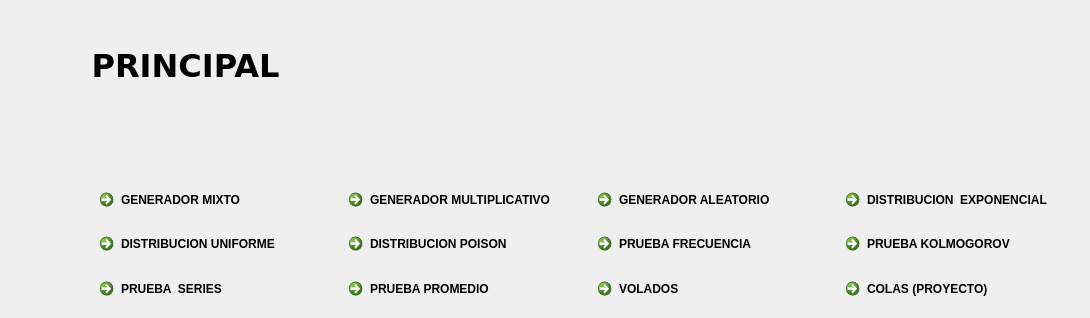
       <widget class="QWidget" name="PRINCIPAL">
        <property name="windowTitle">
         <string>PRINCIPAL</string>
        </property>
        <widget class="QLabel" name="label_19">
         <property name="geometry">
          <rect>
           <x>0</x>
           <y>20</y>
           <width>371</width>
           <height>91</height>
          </rect>
         </property>
         <property name="font">
          <font>
           <family>DejaVu Sans</family>
           <pointsize>24</pointsize>
           <weight>75</weight>
           <bold>true</bold>
          </font>
         </property>
         <property name="autoFillBackground">
          <bool>false</bool>
         </property>
         <property name="text">
          <string>PRINCIPAL</string>
         </property>
         <property name="textFormat">
          <enum>Qt::AutoText</enum>
         </property>
         <property name="alignment">
          <set>Qt::AlignCenter</set>
         </property>
        </widget>
        <widget class="QWidget" name="layoutWidget">
         <property name="geometry">
          <rect>
           <x>92</x>
           <y>182</y>
           <width>989</width>
           <height>127</height>
          </rect>
         </property>
         <layout class="QHBoxLayout" name="horizontalLayout_30">
          <item>
           <layout class="QVBoxLayout" name="verticalLayout_19">
            <item>
             <widget class="QCommandLinkButton" name="commandLinkButton">
              <property name="text">
               <string>GENERADOR MIXTO</string>
              </property>
             </widget>
            </item>
            <item>
             <widget class="QCommandLinkButton" name="commandLinkButton_9">
              <property name="text">
               <string>DISTRIBUCION UNIFORME</string>
              </property>
             </widget>
            </item>
            <item>
             <widget class="QCommandLinkButton" name="commandLinkButton_7">
              <property name="text">
               <string>PRUEBA  SERIES</string>
              </property>
             </widget>
            </item>
           </layout>
          </item>
          <item>
           <layout class="QVBoxLayout" name="verticalLayout_20">
            <item>
             <widget class="QCommandLinkButton" name="commandLinkButton_3">
              <property name="text">
               <string>GENERADOR MULTIPLICATIVO</string>
              </property>
             </widget>
            </item>
            <item>
             <widget class="QCommandLinkButton" name="commandLinkButton_10">
              <property name="text">
               <string>DISTRIBUCION POISON</string>
              </property>
             </widget>
            </item>
            <item>
             <widget class="QCommandLinkButton" name="commandLinkButton_4">
              <property name="text">
               <string>PRUEBA PROMEDIO</string>
              </property>
             </widget>
            </item>
           </layout>
          </item>
          <item>
           <layout class="QVBoxLayout" name="verticalLayout_21">
            <item>
             <widget class="QCommandLinkButton" name="commandLinkButton_2">
              <property name="text">
               <string>GENERADOR ALEATORIO</string>
              </property>
             </widget>
            </item>
            <item>
             <widget class="QCommandLinkButton" name="commandLinkButton_6">
              <property name="text">
               <string>PRUEBA FRECUENCIA</string>
              </property>
             </widget>
            </item>
            <item>
             <widget class="QCommandLinkButton" name="commandLinkButton_11">
              <property name="text">
               <string>VOLADOS</string>
              </property>
             </widget>
            </item>
           </layout>
          </item>
          <item>
           <layout class="QVBoxLayout" name="verticalLayout_22">
            <item>
             <widget class="QCommandLinkButton" name="commandLinkButton_8">
              <property name="text">
               <string>DISTRIBUCION  EXPONENCIAL</string>
              </property>
             </widget>
            </item>
            <item>
             <widget class="QCommandLinkButton" name="commandLinkButton_5">
              <property name="text">
               <string>PRUEBA KOLMOGOROV</string>
              </property>
             </widget>
            </item>
            <item>
             <widget class="QCommandLinkButton" name="commandLinkButton_12">
              <property name="text">
               <string>COLAS (PROYECTO)</string>
              </property>
             </widget>
            </item>
           </layout>
          </item>
         </layout>
        </widget>
       </widget>
